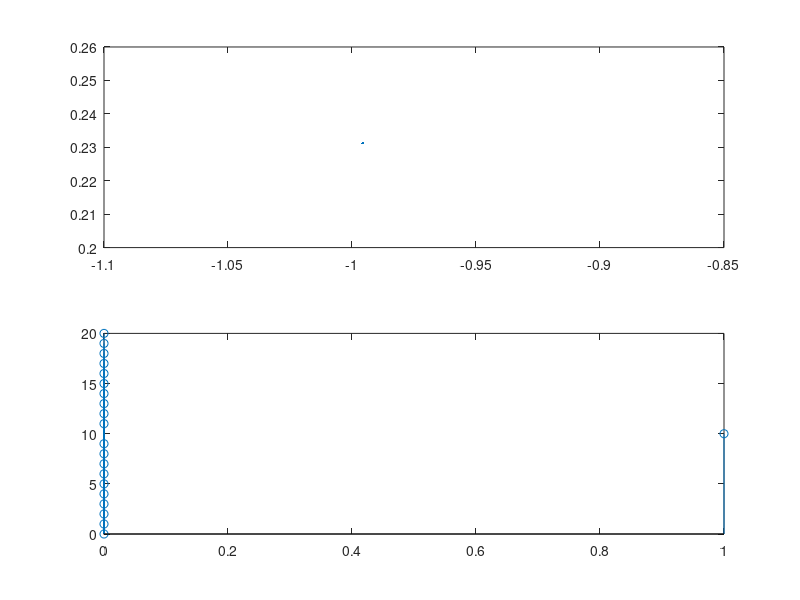

This figure's MATLAB source:
z=[0,0,0,0,0,0,0,0,0,0,1,0,0,0,0,0,0,0,0,0,0]

n=0:20
m=-5:15

subplot(2,1,2), stem(z,n);          % Graficul lui z in functie de n
subplot(2,1,1), stem(z,m);          % Graficul lui z in functie de m

t=abs(10-n)                         % Graficul lui t in functie de n
plot(t,n)

r=-15:25                            % Declararea vectorului x1
for i=1:41
    x1=sin(pi*r(i)/17)
end

y=0:50                              % Declararea vectorului x2
for i=1:51
    x2=cos(pi*y(i)/sqrt(23))
end

plot(x1,x2)                         % Graficul lui x1 in functie de x2